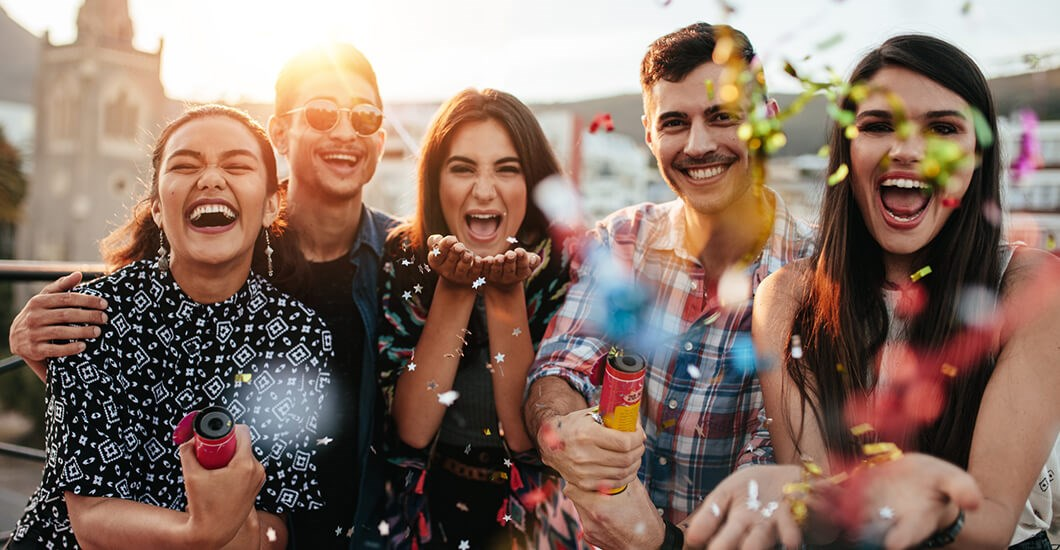
#> input picture happytest.jpg, 1060 x 550 px
$ python -i video.py   (imports and definitions only)
#> lines starting #> are read from the running program, lines starting #| are printed output that depends on the picture
import gc
import os
import sys
import json
import cv2
import imagehash
from os.path import join as join_path
from PIL import Image
from imagehash import ImageHash


class VideoFile():
    def __init__(self, filename: str, frame_timer: float = 5, frame_format: tuple = ()) -> None:
        self.filename = filename
        self.frame_timer = frame_timer
        self.blob = filename.split(os.path.sep)[-1].split(".")[0]
        self.duration = self._get_duration()
        if self.duration <= self.frame_timer:
            self.frame_timer = 1

        self.size = self._get_size()
        self.frame_hashes = self._get_formatted_frames()

    def get_frames(self):
        return self.timed_frames

    def _get_duration(self):
        video = cv2.VideoCapture(self.filename)
        frame_count = video.get(cv2.CAP_PROP_FRAME_COUNT)
        fps = video.get(cv2.CAP_PROP_FPS)
        return float(frame_count/fps)

    def _get_size(self):
        try:
            file_size = os.path.getsize(self.filename)
            return file_size
        except FileNotFoundError:
            print("File not found.")

    def _get_formatted_frames(self):
        # https://aws.amazon.com/pt/blogs/media/metfc-automatically-compare-two-videos-to-find-common-content/
        vidcap = cv2.VideoCapture(self.filename)
        # success, frame = vidcap.read()
        success = True
        count, frame_hashes, timer  = 0, [], self.frame_timer * 1000
        while True:
            # Extracts a frame every "timer" seconds
            vidcap.set(cv2.CAP_PROP_POS_MSEC, (count * timer))
            success, frame = vidcap.read()
#> frame is the input picture: shape (550, 1060, 3); mean B, G, R 103.5, 115.4, 138.8
            if not success:
                break
            # Converting to PIL image
            color_converted = cv2.cvtColor(frame, cv2.COLOR_BGR2RGB)
            image = Image.fromarray(color_converted)
            count += 1

            crop_x1, crop_x2 = 0, image.width
#> crop_x1 = 0; crop_x2 = 1060
            crop_y1, crop_y2 = int(image.height * 0.333), int(image.height * 0.666)
#> crop_y1 = 183; crop_y2 = 366
            # Crops fractions of the image's height to diminish the processing time
            cropped_frame = image.crop((crop_x1, crop_y1, crop_x2, crop_y2))
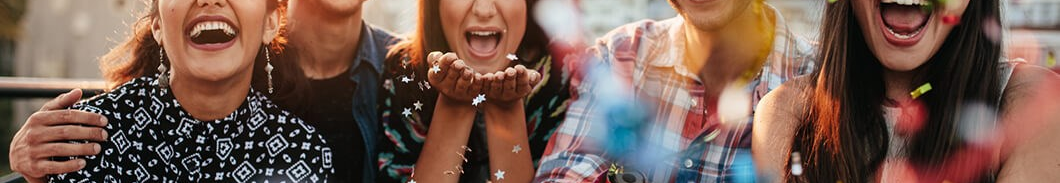
#> cropped_frame: PIL image 1060x183 RGB; mean R, G, B 119.6, 92.2, 81
            frame_hashes.append(imagehash.phash(cropped_frame))
#> (this line was passed over: imagehash is not available in this run)

        return frame_hashes

    # [52 lines left out: functions __eq__, compare_frame_window, main, not called in this run]

# [2 lines not run here, left out]

#> (the run stopped early here; a loop or call above may not have finished)

$ run again, on bingus.jpg
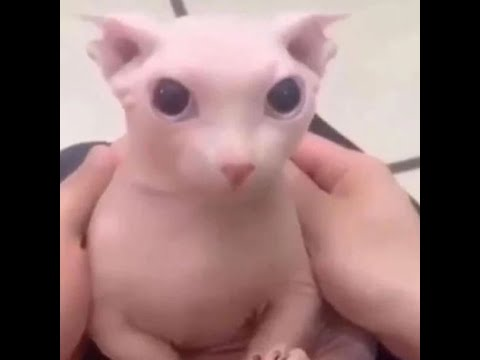
#> input picture bingus.jpg, 480 x 360 px
#> in _get_formatted_frames, frame is the input picture: shape (360, 480, 3); mean B, G, R 111.7, 112.4, 141.7
#> in _get_formatted_frames, `cropped_frame = image.crop((crop_x1, crop_y1, crop_x2, crop_y2))`:
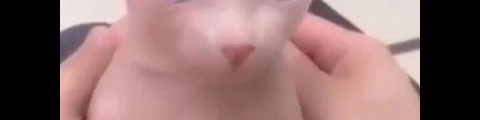
#> cropped_frame: PIL image 480x120 RGB; mean R, G, B 144.9, 112.2, 111.1

$ run again, on sadtest.jpg
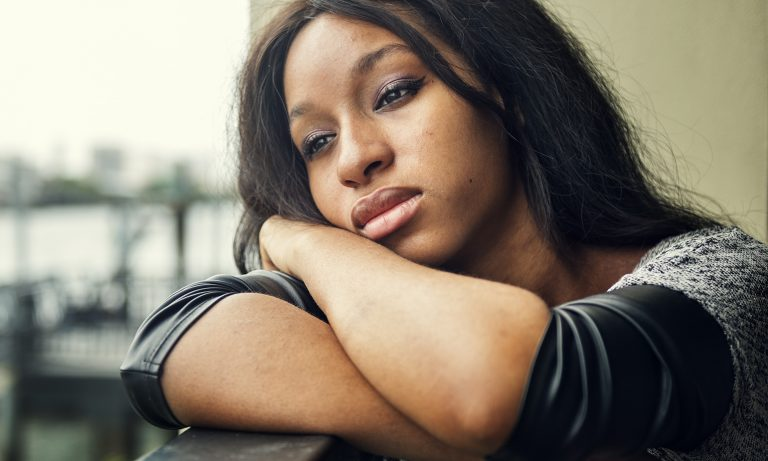
#> input picture sadtest.jpg, 768 x 461 px
#> in _get_formatted_frames, frame is the input picture: shape (461, 768, 3); mean B, G, R 109.9, 123.7, 133.2
#> in _get_formatted_frames, `cropped_frame = image.crop((crop_x1, crop_y1, crop_x2, crop_y2))`:
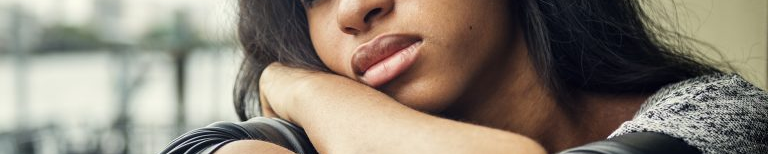
#> cropped_frame: PIL image 768x154 RGB; mean R, G, B 138.6, 129.5, 116.9
